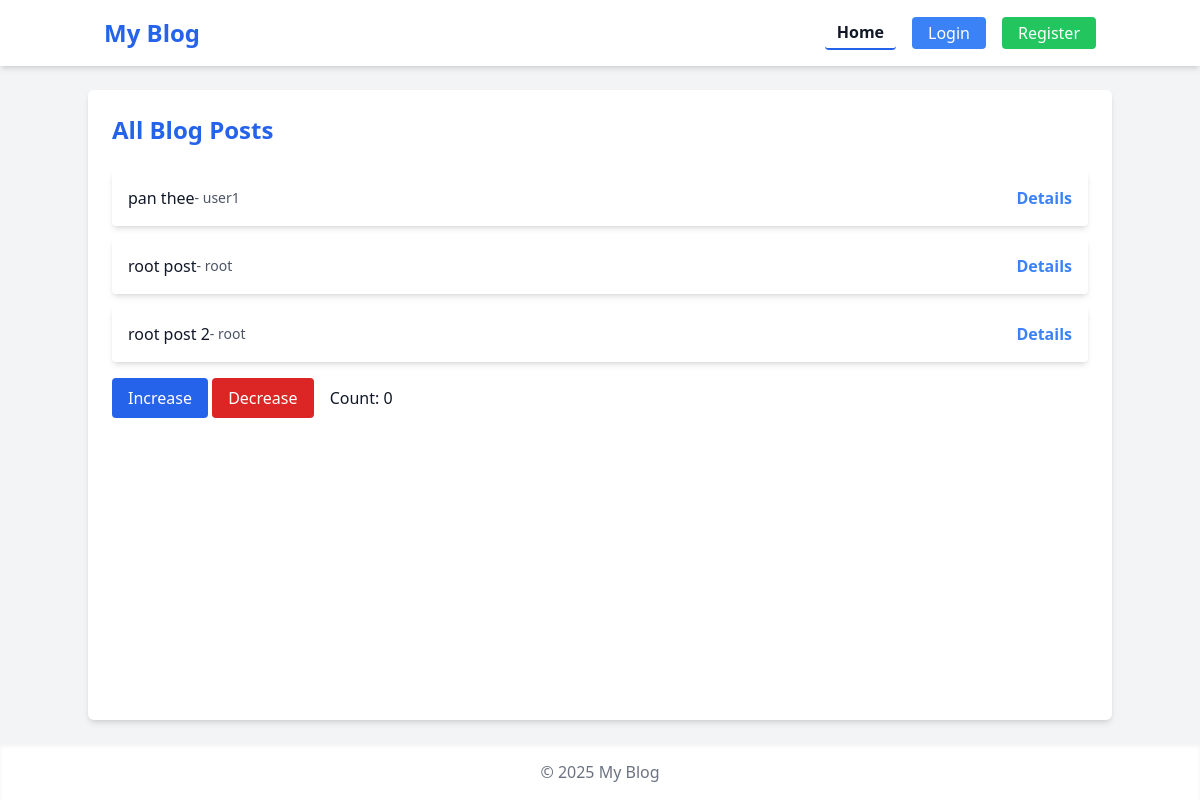
The page / on the database its author committed.
### blog/models.py (models this page shows, shortened)
class Post(models.Model):
    title = models.CharField(max_length=200)
    slug = models.SlugField(unique=True)
    content = models.TextField()
    category = models.ForeignKey(Category, on_delete=models.CASCADE)
    author = models.ForeignKey(User, on_delete=models.CASCADE, related_name='posts')
    created_at = models.DateTimeField(auto_now_add=True)

### blog/views.py (the view)
# urls.py: path("", views.post_list, name="post_list"),
def post_list(request):
    posts = Post.objects.all()
    return render(request, "blog/post_list.html", {"posts": posts})

### blog/templates/blog/post_list.html
{% extends "base.html" %} {% block content %}
<h2 class="text-2xl font-bold mb-6 text-blue-600">All Blog Posts</h2>
<ul class="space-y-3">
  {% for post in posts %}
  <li
    class="p-4 bg-white rounded shadow-md hover:shadow-lg transition duration-200"
  >
    <div class="flex justify-between">
      <div class="flex items-center">
        <div>{{ post.title }}</div>
        <span class="text-gray-600 text-sm">- {{ post.author.username }}</span>
      </div>
      <a
        href="{% url 'post_detail' post.slug %}"
        class="text-blue-500 font-semibold hover:underline"
      >
        Details
      </a>
    </div>
  </li>
  {% empty %}
  <li class="text-gray-500">No posts yet.</li>
  {% endfor %}
</ul>
{% endblock %}

### rows shown on the page
Post: title "pan thee", author.username "user1"
Post: title "root post", author.username "root"
Post: title "root post 2", author.username "root"
